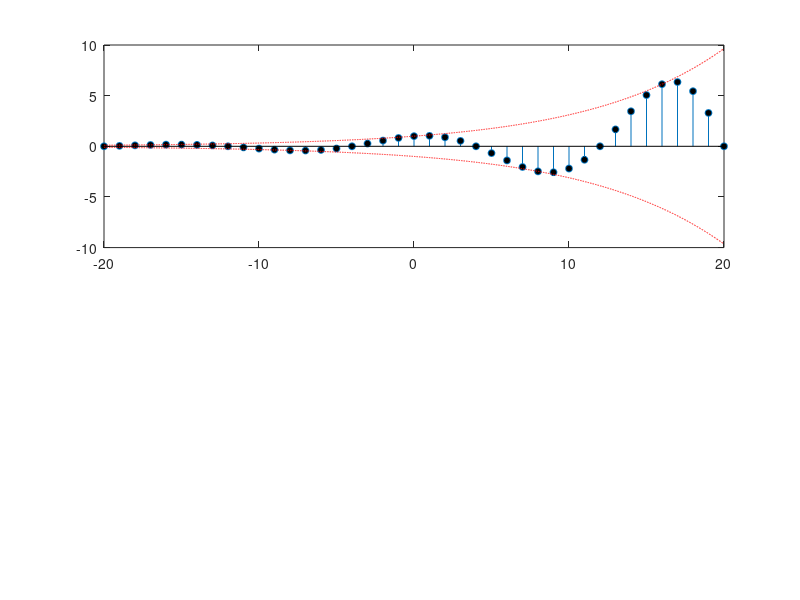

Write the MATLAB code that produced this figure.
close, clear all
clc
% N=12;
% Omega0=2*pi/N;
% n=-N:1:N;
% phi=0;
% A=1;
% Xn=A*cos(Omega0*n+phi);
% stem(n,Xn,'o','MarkerFaceColor','g','markerSize',5)
% title(['N =' num2str(N) ', \Omega_0 = 2*pi/' num2str(N) ':Periodic'])


% nmax=10;
% n=-nmax:nmax;
% C=1;
% alpha=0.92;
% xn=C*alpha.^n;
% subplot(2,2,1)
% stem(n,xn,'o','MarkerFaceColor','k','markerSize',5)


nmax=20;
n=-nmax:nmax;
theta=0;
c=1*exp(j*theta);
omega0=2*pi*1/16;
alphamag=1.12;
alpha=alphamag*exp(j*omega0);
xn=abs(c)*alphamag.^n.*cos(omega0*n+theta)+j*abs(c)*alphamag.^n.*sin(omega0*n+theta);
subplot(2,1,1);
stem(n,xn,'o','MarkerFaceColor','k','markerSize',5)
hold on
x=-nmax:1/100:nmax;
plot(x,abs(c)*alphamag.^x, '--r', x, -abs(c)*alphamag.^x, '--r')